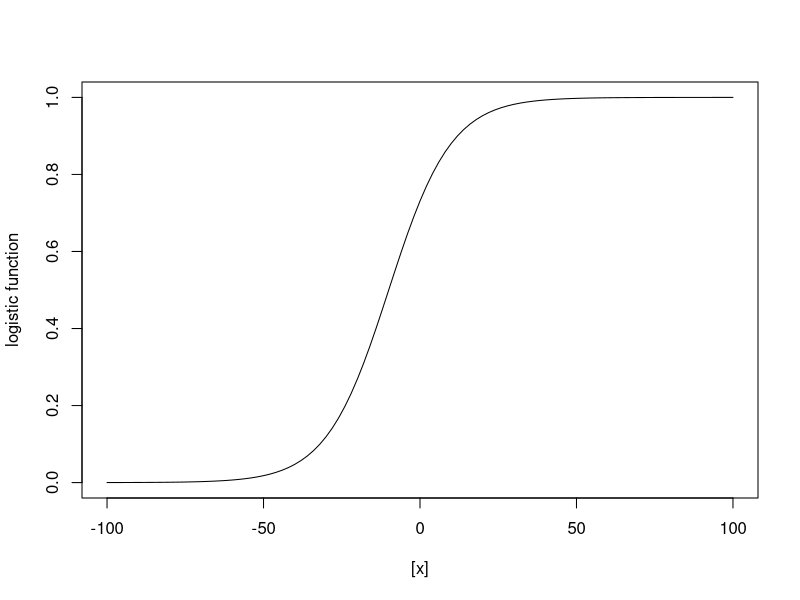
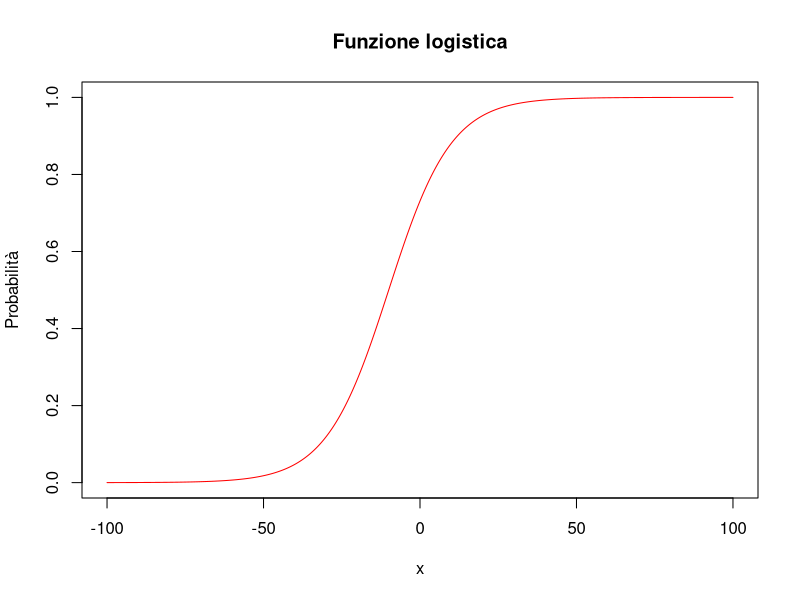
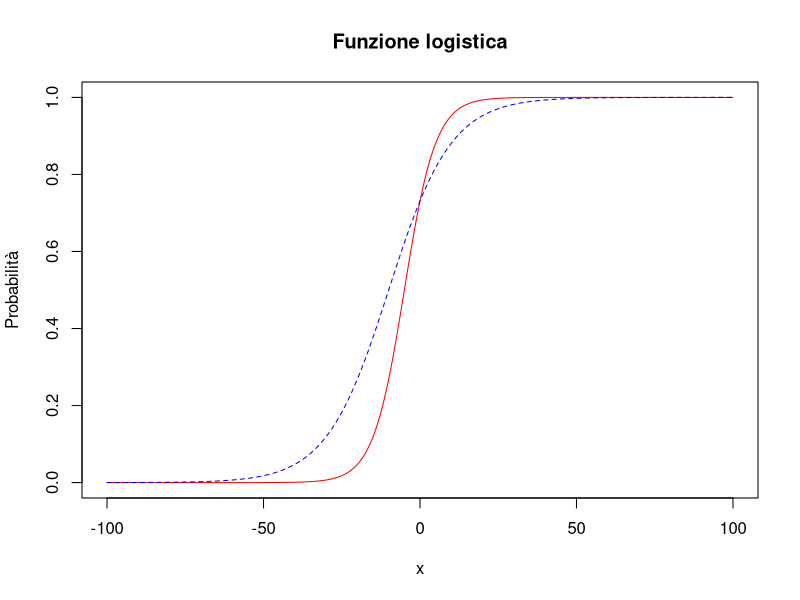

The R script that drew these images, in order:
### Curva (o funzione) logistica


### Primo modo
curve( (exp(1+0.1*x))/(1+(exp(1+0.1*x))), 
       from = -100, to = 100, 
       xlab ="[x]", 
       ylab="logistic function", 
       ylim = c(0,1))


### In modo diverso
p_x <- function(x) exp(1+0.1*x)/(1 + exp(1+0.1*x))
x<-seq(-100, 100, 0.05) #range di x da -100 a 100 con delta di 0.05
matplot(x, p_x(x), type="l",col=c("red"), ylab ="Probabilità", xlab="x",
        main = "Funzione logistica")

### In modo diverso aggiungendo una o più curve nel grafico
p_x <- function(x) exp(1+0.1*x)/(1 + exp(1+0.1*x))
r <- function(x) exp(1+0.2*x)/(1 + exp(1+0.2*x))
x<-seq(-100, 100, 0.05) #range di x da -100 a 100 con delta di 0.05
matplot(x, cbind(r(x), p_x(x)), type="l", 
        col=c("red", "blue"), 
        ylab ="Probabilità", xlab="x",
        main = "Funzione logistica")
